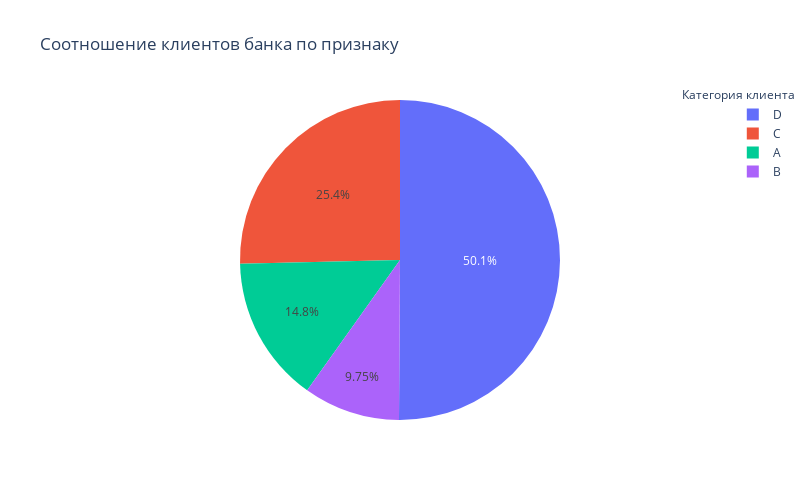

The notebook cell this image was saved under:
### Markdown cell above
Посмотрим на распределение получившихся категорий по доходу внутри всей выборки

### Code cell
category_graph_all('income_category')

### Figure 1 — Plotly figure (JSON) as saved in the notebook; plotly's stock layout.template omitted (floating-point values rounded to 4 significant figures)
{"data": [{"labels": ["A", "B", "C", "D"], "pull": [0, 0], "type": "pie", "values": [1478, 975, 2537, 5010]}], "layout": {"annotations": [{"showarrow": false, "text": "Категория клиента", "x": 1.12, "y": 1.05}], "height": 500, "title": {"text": "Соотношение клиентов банка по признаку"}, "width": 800}}
